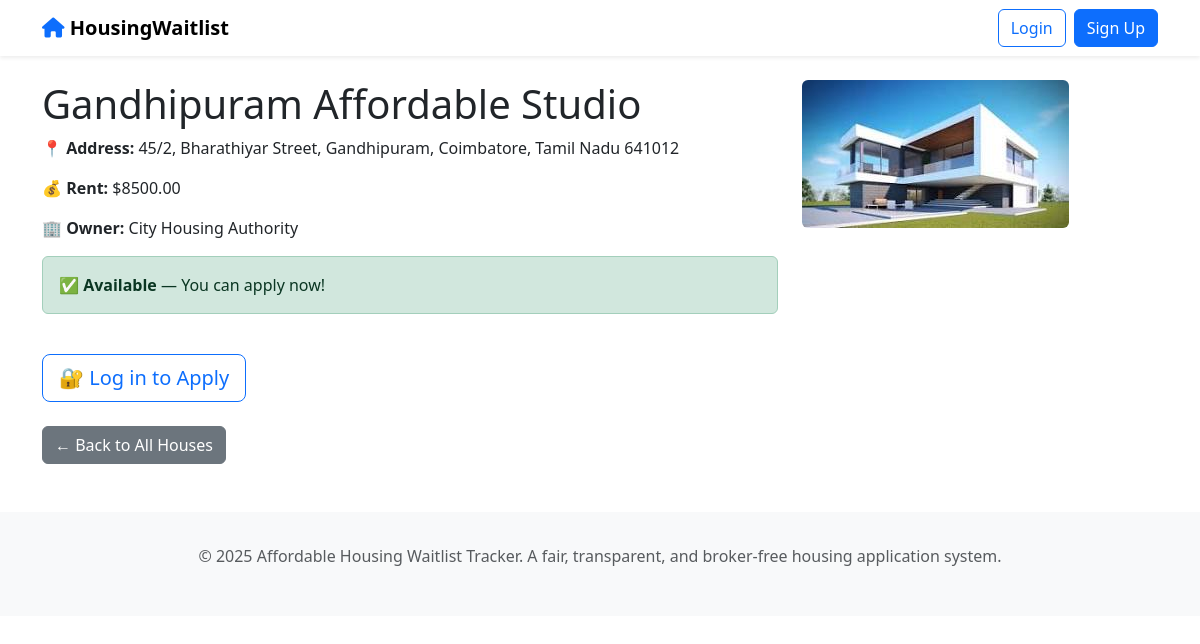
Page /housing/house/2/ on the committed database.
### housing/models.py (models this page shows, shortened)
class House(models.Model):
    title = models.CharField(max_length=255)
    address = models.TextField()
    image = models.ImageField(upload_to='houses/', blank=True, null=True)
    rent = models.DecimalField(max_digits=10, decimal_places=2, validators=[MinValueValidator(0)])
    owner = models.ForeignKey(Owner, on_delete=models.CASCADE, related_name='houses')
    availability = models.BooleanField(default=True)

class Owner(models.Model):
    name = models.CharField(max_length=255)
    contact = models.CharField(max_length=20)
    email = models.EmailField()
    address = models.TextField()

### housing/views.py (the view)
# urls.py: path('house/<int:pk>/', views.house_detail, name='house_detail'),
def house_detail(request, pk):
    house = get_object_or_404(House, pk=pk)
    return render(request, 'housing/house_detail.html', {'house': house})

### housing/templates/housing/house_detail.html
{% extends 'base.html' %}
{% block content %}
<div class="container mt-4">
    <div class="row">
        <div class="col-md-8">
            <h1>{{ house.title }}</h1>
            <p><strong>📍 Address:</strong> {{ house.address }}</p>
            <p><strong>💰 Rent:</strong> ${{ house.rent }}</p>
            <p><strong>🏢 Owner:</strong> {{ house.owner.name }}</p>
            {% if house.availability %}
                <div class="alert alert-success">
                    <strong>✅ Available</strong> — You can apply now!
                </div>
            {% else %}
                <div class="alert alert-warning">
                    <strong>⚠️ Not Available</strong> — Check back later.
                </div>
            {% endif %}
        </div>
        <div class="col-md-4">
            {% if house.image %}
                <img src="{{ house.image.url }}" class="img-fluid rounded" alt="{{ house.title }}">
            {% else %}
                <div class="bg-light d-flex justify-content-center align-items-center" style="height: 200px; border-radius: 8px;">
                    <span class="text-muted">No Image</span>
                </div>
            {% endif %}
        </div>
    </div>
    {% if user.is_authenticated and house.availability %}
        <div class="mt-4">
            <a href="{% url 'housing:apply_for_house' house.pk %}" class="btn btn-success btn-lg">
                📝 Apply for This Unit
            </a>
        </div>
    {% elif not user.is_authenticated %}
        <div class="mt-4">
            <a href="{% url 'login' %}" class="btn btn-outline-primary btn-lg">
                🔐 Log in to Apply
            </a>
        </div>
    {% endif %}
    <div class="mt-4">
        <a href="{% url 'housing:house_list' %}" class="btn btn-secondary">
            ← Back to All Houses
        </a>
    </div>
</div>
{% endblock %}

### housing/templates/base.html (style rules this page uses)
body { font-family: 'Segoe UI', system-ui, sans-serif; }

### rows in the picture
House: title "Gandhipuram Affordable Studio", address "45/2, Bharathiyar Street, Gandhipuram, Coimbatore, Tamil Nadu 641012", rent "8500.00", owner.name "City Housing Authority", image (picture)
